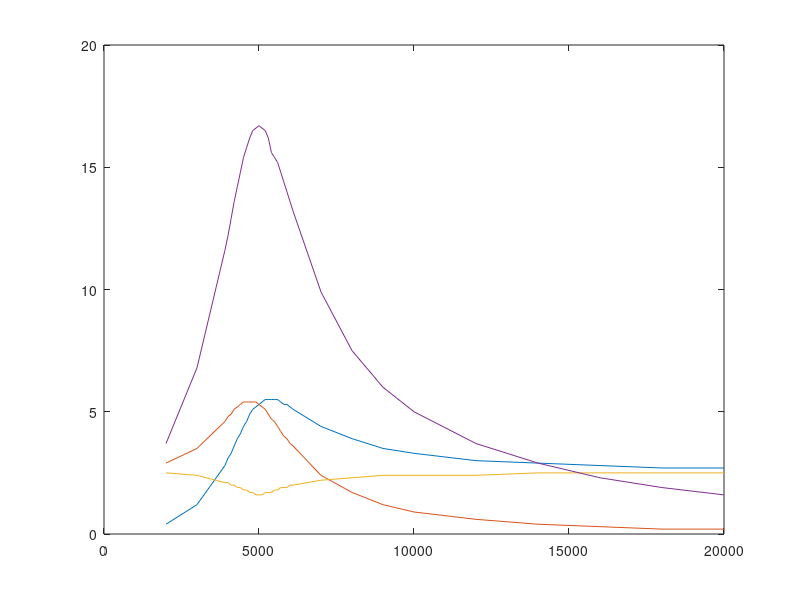

MATLAB code for this plot:
nu = [2000 3000 3900 4000 4100 4200 4300 4400 4500 4600 4700 4800 4900 5000 5100 5200 5300 5400 5500 5600 5700 5800 5900 6000 6100 7000 8000 9000 10000 12000 14000 16000 18000 20000]
v1 = [0.4 1.2 2.8 3.1 3.3 3.6 3.9 4.1 4.4 4.6 4.9 5.1 5.2 5.3 5.4 5.5 5.5 5.5 5.5 5.5 5.4 5.3 5.3 5.2 5.1 4.4 3.9 3.5 3.3 3 2.9 2.8 2.7 2.7]
v2 = [2.9 3.5 4.6 4.8 4.9 5.1 5.2 5.3 5.4 5.4 5.4 5.4 5.4 5.3 5.2 5.1 4.9 4.7 4.6 4.4 4.2 4 3.9 3.7 3.6 2.4 1.7 1.2 0.9 0.6 0.4 0.3 0.2 0.2]
v3 = [2.5 2.4 2.1 2.1 2 2 1.9 1.9 1.8 1.8 1.7 1.7 1.6 1.6 1.6 1.7 1.7 1.7 1.8 1.8 1.9 1.9 1.9 2.0 2.0 2.2 2.3 2.4 2.4 2.4 2.5 2.5 2.5 2.5]
i = [3.7 6.8 11.6 12.2 12.9 13.6 14.2 14.8 15.4 15.8 16.2 16.5 16.6 16.7 16.6 16.5 16.2 15.6 15.4 15.2 14.8 14.4 14 13.6 13.2 9.9 7.5 6 5 3.7 2.9 2.3 1.9 1.6]
fi = [-62 -64 -56 -53 -51 -47 -43 -38 -34 -27 -21 -14 -7 0 7 14 20 25 30 34 38 42 44 47 49 62 66 70 72 70 66 66 62 56] 
plot(nu, v1,'-',nu, v2,'-',nu, v3,'-',nu, i,'-')